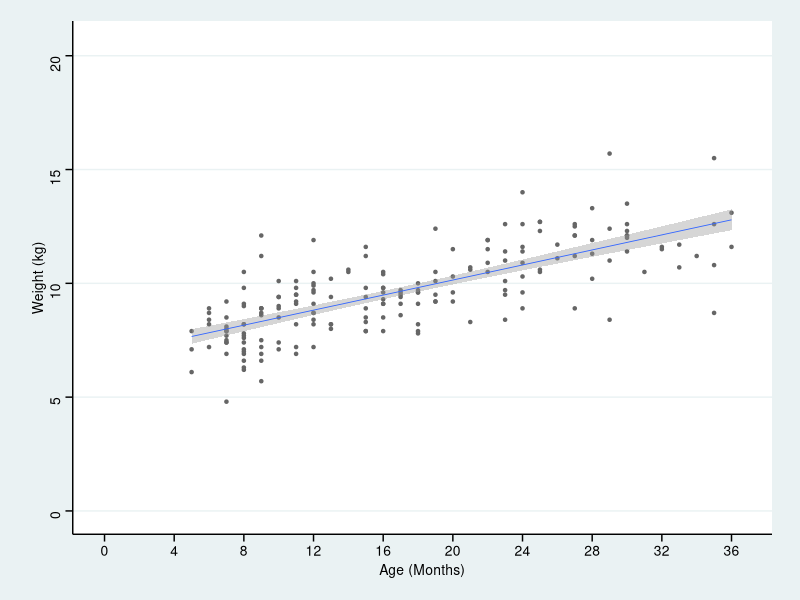
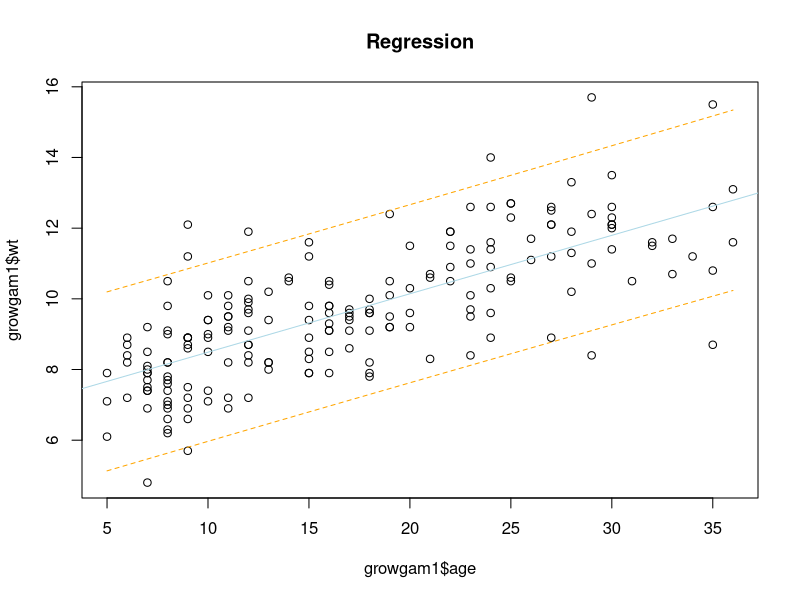
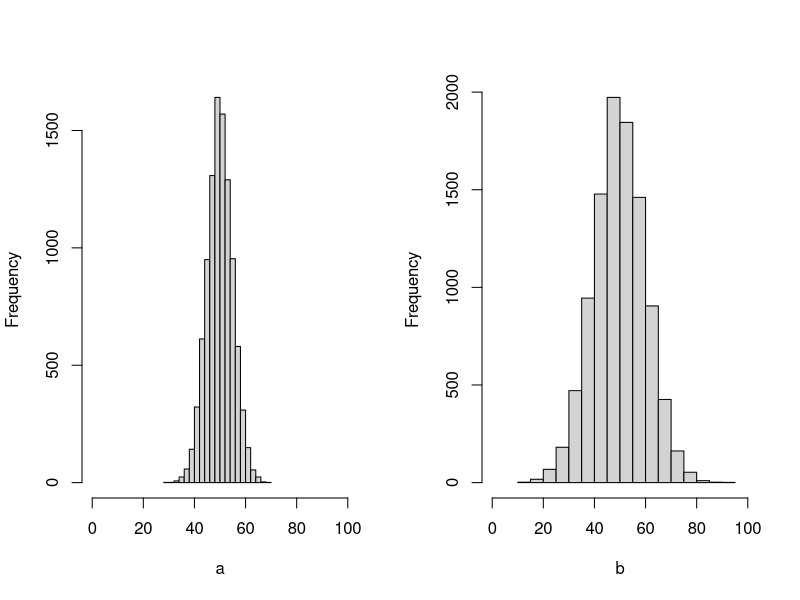

Reproduce these figures in R, in order.




library(haven)
library(ggplot2)
library(ggthemes)
growgam1 <- read_dta("backupfiles/growgam1.dta")

ggplot(growgam1, aes(x=age, y=wt)) + geom_point(shape=20, colour="grey40") +
  stat_smooth(method = lm, size = 0.3) +
  scale_x_continuous(breaks=seq(0, 38, 4),limits = c(0,36.5))+
  scale_y_continuous(breaks = seq(0, 20, 5),limits = c(0,20.5)) +
  theme_stata() +labs(x = "Age (Months)", y = "Weight (kg)") 


Model <- lm(wt~age, data=growgam1)

plot(growgam1$age, growgam1$wt, main="Regression")
abline(Model, col="lightblue")

range(growgam1$age)
newage <- seq(5,36, by=0.05)
  

pred_interval <- predict(Model, newdata=data.frame(age=newage), interval="prediction",
                         level = 0.95)
lines(newage, pred_interval[,2], col="orange", lty=2)
lines(newage, pred_interval[,3], col="orange", lty=2)


library(knitr)
library(kableExtra)
dt <- read.csv("backupfiles/anova2.csv", header = T)
kable(dt, "html", align = "c",caption = "One-way ANOVA table") %>%
  kable_styling(bootstrap_options = c("striped", "bordered"))




par(mfrow=c(1,2))
a <- rnorm(10000,50, 5)
b <- rnorm(10000, 50, 10)
hist(a, xlim=c(0,100), main = "")

hist(b, xlim=c(0,100), main = "")
